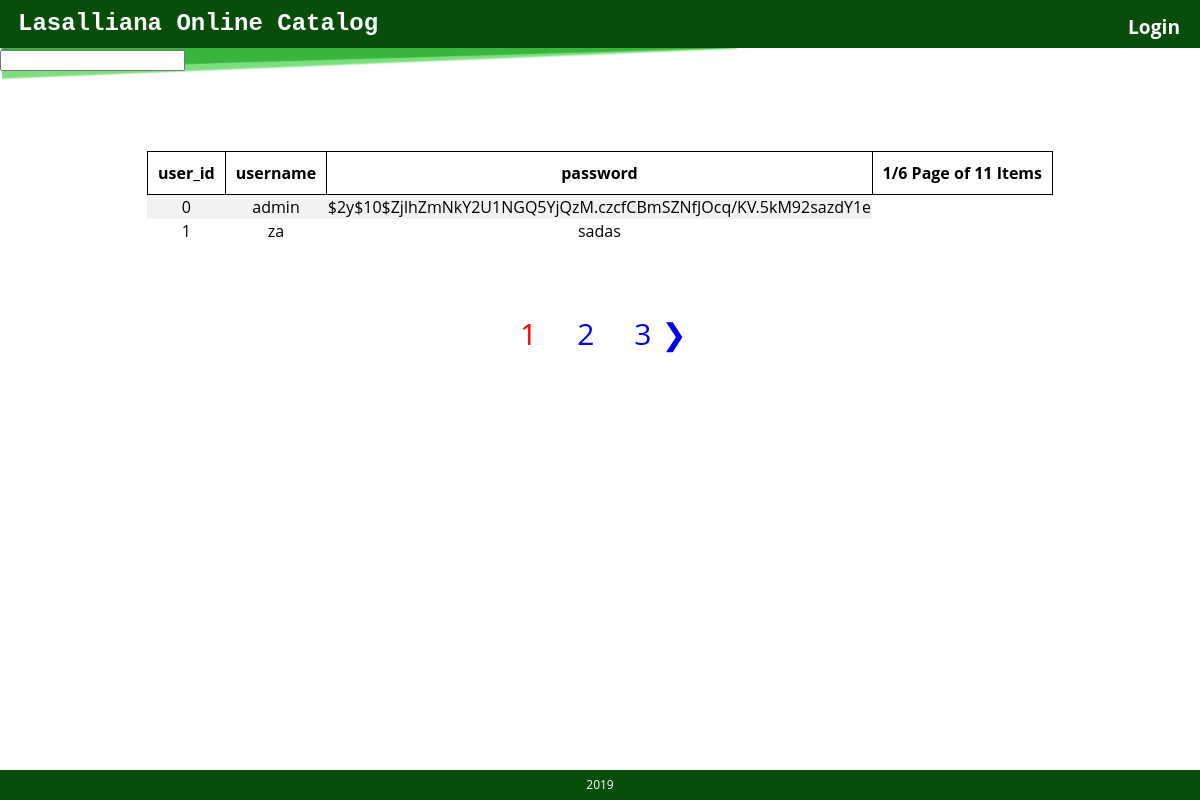
/tables.php, run on the app's committed database.
### tables this page shows
CREATE TABLE `admin_tbl` (
  `user_id` int(10) NOT NULL AUTO_INCREMENT,
  `username` varchar(10) NOT NULL,
  `password` varchar(255) NOT NULL,
  `fname` varchar(255) NOT NULL,
  `lname` varchar(255) NOT NULL,
  PRIMARY KEY (`user_id`),
  UNIQUE KEY `user_id` (`user_id`)
);

### tables.php (the view, shortened to what this page needs)
<?php
include("include/header.php");
require_once("include/db_connection.php");
	?>
		<input type="text" name="search" id="search">
	<?php
$result_per_page = 2;
$query = "SELECT * ";
$query .= "FROM admin_tbl";
$result = mysqli_query($connection, $query);
$number_of_results = mysqli_num_rows($result);
$number_of_pages = ceil($number_of_results/$result_per_page);
if (!isset($_GET["page"])) {
	$page = ($_GET["page"]=1);
}
else {
	$page = $_GET["page"];
}
$this_page_per_result = ($page-1)*$result_per_page;
$query = "SELECT * ";
$query .= "FROM admin_tbl ";
$query .= "LIMIT " .$this_page_per_result . ",".$result_per_page;
$result = mysqli_query($connection, $query);
?>
	<table id="ks">
		<tr>
			<th>user_id</th>
			<th>username</th>
			<th>password</th>
			<th><?php echo $page."/".$number_of_pages . " Page of ". $number_of_results ." Items"; ?></th>
		</tr>
<?php
while ($row = mysqli_fetch_array($result)) {
	?>
		<tr>
			<td><?php echo $row["user_id"]; ?></td>
			<td><?php echo $row["username"]; ?></td>
			<td><?php echo $row["password"]; ?></td>
		</tr>
	<?php
}
?>
	</table>
<?php
if ($number_of_pages>$_GET["page"]) {
	$hello = '<a href="tables.php?page='.($_GET["page"]+1).'" style="position:relative; font-size:30px; top:-300px; left:470px; padding:20px; text-decoration:none; ">&#10095</a>';
}
else {
	$hello = "";
}
for ($page=$_GET["page"]-2; $page <$_GET["page"] ; $page++) {
		if ($page>0) {
			echo  '<a href="tables.php?page='.$page.'" style="position:relative; font-size:30px; top:-300px; left:500px; padding:20px; text-decoration:none; ">'.$page.'</a>';
		}
	}
echo '<a href="tables.php?page='.$page.'" style="position:relative; font-size:30px; top:-300px; left:500px; padding:20px; text-decoration:none; color:red; ">'.$page.'</a>';
for ($i=$page+1; $i <= $number_of_pages ; $i++) {
	echo '<a href="tables.php?page='.$i.'" style="position:relative; font-size:30px; top:-300px; left:500px; padding:20px; text-decoration:none; ">'.$i.'</a>';
	if ($i>$_GET["page"]+1) {
		break;
	}
}
echo $hello;
include("include/footer.php");
 ?>

### css/print.css (style rules this page uses)
body { background-color: blue; }
tr { page-break-inside: avoid !important; }
table { page-break-inside:auto }
tr { page-break-inside:avoid; page-break-after:auto }

### css/style.css (style rules this page uses)
body { font-family: "Open Sans", sans-serif; margin: 0; padding: 0; height: 100%; max-width: 100%; }
table { top: 30px; text-align: center; border: 1px solid black; }
tr:nth-child(even) { background-color: #f2f2f2; }
th { padding: 10px; }
table { position: relative; border-collapse: collapse; border:none; margin: 50px auto 400px auto; }
#print td, th { text-align: center; border: 1px solid #000; height: 5px; }

### data on the page
admin_tbl: user_id "0", username "admin", password "$2y$10$ZjlhZmNkY2U1NGQ5YjQzM.czcfCBmSZNfJOcq/KV.5kM92sazdY1e"
admin_tbl: user_id "1", username "za", password "sadas"

### other printed values
$page "1"
$number_of_pages "6"
$number_of_results "11"
